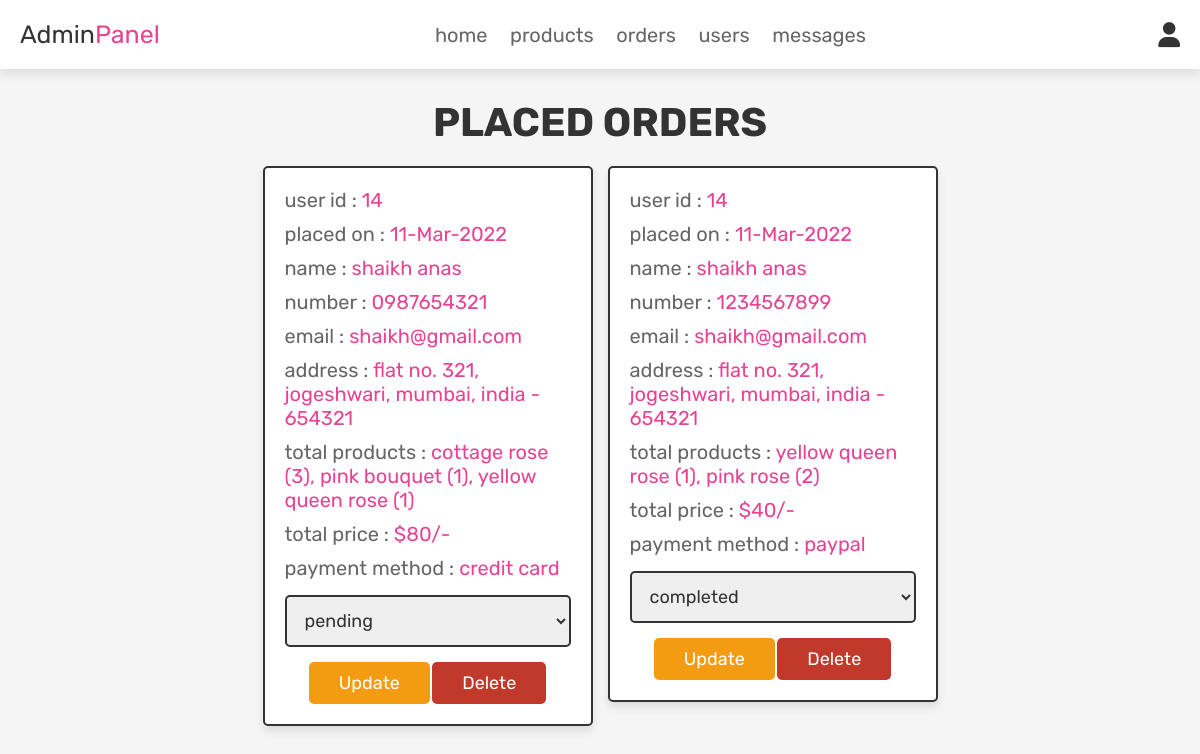
The app's page /admin_orders.php (signed in) with its own data.
### tables this page shows
CREATE TABLE orders (
  id int(100) NOT NULL,
  user_id int(100) NOT NULL,
  name varchar(100) NOT NULL,
  number varchar(12) NOT NULL,
  email varchar(100) NOT NULL,
  method varchar(50) NOT NULL,
  address varchar(500) NOT NULL,
  total_products varchar(1000) NOT NULL,
  total_price int(100) NOT NULL,
  placed_on varchar(50) NOT NULL,
  payment_status varchar(20) NOT NULL DEFAULT 'pending'
);

### admin_orders.php (the view, shortened to what this page needs)
<?php
@include 'config.php';
?>
<!DOCTYPE html>
<html lang="en">
<head>
   <link rel="stylesheet" href="https://cdnjs.cloudflare.com/ajax/libs/font-awesome/6.0.0/css/all.min.css">
   <link rel="stylesheet" href="css/new/admin/admin_order.css">
</head>
<body>
<?php @include 'admin_header.php'; ?>
<section class="placed-orders">
   <h1 class="title">placed orders</h1>
   <div class="box-container">
      <?php
      $select_orders = mysqli_query($conn, "SELECT * FROM `orders`") or die('query failed');
      if(mysqli_num_rows($select_orders) > 0){
         while($fetch_orders = mysqli_fetch_assoc($select_orders)){
      ?>
      <div class="box">
         <p> user id : <span><?php echo $fetch_orders['user_id']; ?></span> </p>
         <p> placed on : <span><?php echo $fetch_orders['placed_on']; ?></span> </p>
         <p> name : <span><?php echo $fetch_orders['name']; ?></span> </p>
         <p> number : <span><?php echo $fetch_orders['number']; ?></span> </p>
         <p> email : <span><?php echo $fetch_orders['email']; ?></span> </p>
         <p> address : <span><?php echo $fetch_orders['address']; ?></span> </p>
         <p> total products : <span><?php echo $fetch_orders['total_products']; ?></span> </p>
         <p> total price : <span>$<?php echo $fetch_orders['total_price']; ?>/-</span> </p>
         <p> payment method : <span><?php echo $fetch_orders['method']; ?></span> </p>
         <form action="" method="post">
            <select name="update_payment">
               <option disabled selected><?php echo $fetch_orders['payment_status']; ?></option>
            </select>
            <input type="submit" name="update_order" value="update" class="option-btn">
            <a href="admin_orders.php?delete=<?php echo $fetch_orders['id']; ?>" class="delete-btn" onclick="return confirm('delete this order?');">delete</a>
         </form>
      </div>
      <?php
         }
      }else{
         echo '<p class="empty">no orders placed yet!</p>';
      }
      ?>
   </div>
</section>
</body>
</html>

### css/new/admin/admin_order.css (style rules this page uses)
:root { --pink:#e84393; --red:#c0392b; --orange:#f39c12; --black:#333; --white:#fff; --light-color:#666; --light-white:#ccc; --light-bg:#f5f5f5; --border:.2rem solid var(--black); --box-shadow:0 .5rem 1rem rgba(0,0,0,.1); }
* { font-family: 'Rubik', sans-serif; margin:0; padding:0; box-sizing: border-box; outline: none; border:none; text-decoration: none; transition:all .2s linear; }
html { font-size: 62.5%; overflow-x: hidden; scroll-behavior: smooth; scroll-padding-top: 6.5rem; }
body { background: var(--light-bg); }
section { padding:3rem 2rem; }
.title { text-align: center; margin-bottom: 2rem; color:var(--black); text-transform: uppercase; font-size: 4rem; }
.btn, .delete-btn, .option-btn { display: inline-block; border-radius: .5rem; margin-top: 1rem; font-size: 1.8rem; color:var(--white); cursor: pointer; padding:1rem 3rem; text-transform: capitalize; }
.delete-btn { background-color: var(--red); }
.option-btn { background-color: var(--orange); }
.placed-orders .box-container { display: grid; grid-template-columns: repeat(auto-fit, 33rem); gap:1.5rem; align-items: flex-start; max-width: 1200px; margin: 0 auto; justify-content: center; }
.placed-orders .box-container .box { padding:2rem; border:var(--border); background-color: var(--white); box-shadow: var(--box-shadow); border-radius: .5rem; }
.placed-orders .box-container .box p { margin-bottom: 1rem; font-size: 2rem; color:var(--light-color); }
.placed-orders .box-container .box p span { color:var(--pink); }
.placed-orders .box-container .box form { margin-top: 1rem; text-align: center; }
.placed-orders .box-container .box form select { width: 100%; border:var(--border); padding:1.2rem 1.4rem; font-size: 1.8rem; color:var(--black); border:var(--border); border-radius: .5rem; margin:.5rem 0; }

### records on screen
orders: user "14", placed_on "11-Mar-2022", name "shaikh anas", number "0987654321", email "shaikh@gmail.com", address "flat no. 321, jogeshwari, mumbai, india - 654321", total_products "cottage rose (3), pink bouquet (1), yellow queen rose (1)", total_price "80", method "credit card", update_payment "pending"
orders: user "14", placed_on "11-Mar-2022", name "shaikh anas", number "1234567899", email "shaikh@gmail.com", address "flat no. 321, jogeshwari, mumbai, india - 654321", total_products "yellow queen rose (1), pink rose (2)", total_price "40", method "paypal", update_payment "completed"
